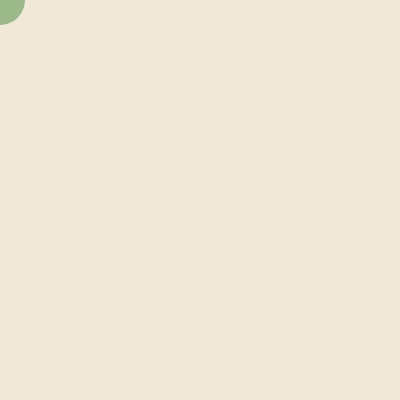
Frame 1 (no input)
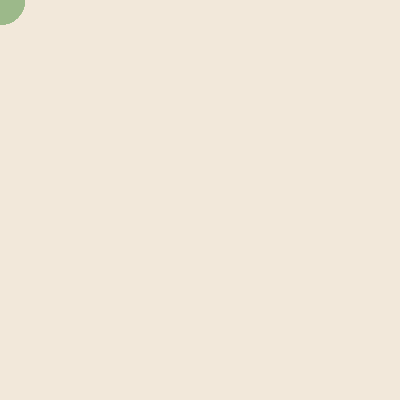
Frame 60 (no input)
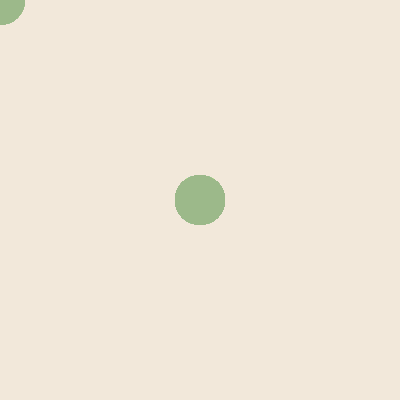
Frame 120 (the mouse pressed at the canvas centre since frame 60)

The p5.js sketch that drew these frames (run headless with seeded random() and noise() and a simulated clock; from frame 60 on, the mouse is pressed at the canvas centre):

// p5.js sketch
// ── sketch.js
function setup() {
  createCanvas(400, 400);
   background(242, 232, 218);
}

function draw() {
  fill(156, 185, 138);
  noStroke();
  circle(mouseX, mouseY, 50);
  
}
